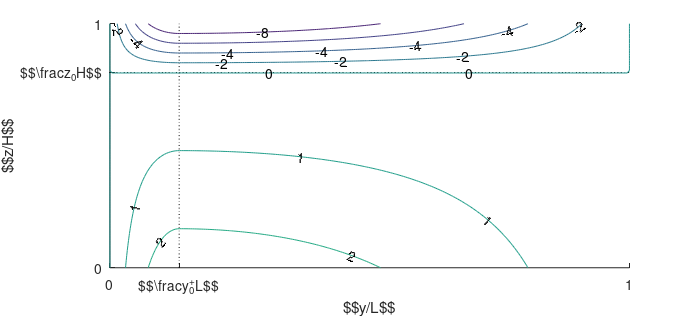
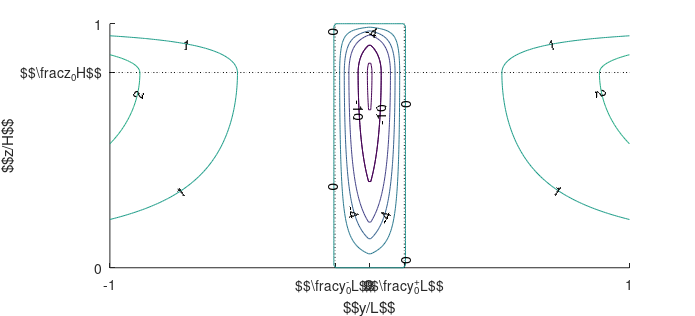
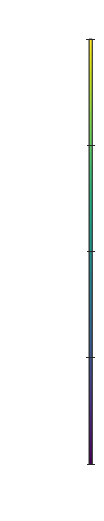

Source code (MATLAB) for these figures, in order:
function displaySpeed2box
%UNTITLED2 Summary of this function goes here
%   Detailed explanation goes here
textwidth = 16.06;
close all;

H = 1;
L = 1;
PSI = 1;

% y0 = 11/12;
% z0 = 3.5/4;
y0 = 13/15;
z0 = 4/5;

ytick = [-1 -1+y0 0 1-y0 1];
ztick = [0 z0 1];
yticklab = {'-1','$$\frac{y^-_0}{L}$$','0','$$\frac{y^+_0}{L}$$','1'};
zticklab = {'0','$$\frac{z_0}{H}$$','1'};

yl = linspace(-1,0,240);
yu = linspace(0,1,240);
y = linspace(-1,1,240);
z = linspace(0,1,100);
[YL,~] = meshgrid(yl,z);
[YU,~] = meshgrid(yu,z);
[Y,Z] = meshgrid(y,z);
VL = v2box(YL,Z,y0,z0,PSI,L,H);
VU = v2box(YU,Z,y0,z0,PSI,L,H);
W = w2box(Y,Z,y0,z0,PSI,L,H);

figure('units','centimeters','position',[10 10 1.1*textwidth .5*textwidth]);
set(gcf,'PaperPositionMode','auto')
set(gcf,'Resize','off')
set(gca,'xtick',ytick,'XTickLabel',yticklab)
set(gca,'ytick',ztick,'YTickLabel',zticklab)
hold on
plot(y,z0*ones(size(y)),':k');
plot((y0-1)*ones(size(z)),z,':k');
plot((1-y0)*ones(size(z)),z,':k');
% contour(Y,Z,V)
contour(YU,Z,VU,1:2,'ShowText','on','LabelSpacing',150);
contour(YU,Z,VU,[0 0],'ShowText','on','LabelSpacing',150);
contour(YU,Z,VU, [-2 -2],'ShowText','on','LabelSpacing',90);
contour(YU,Z,VU, [-4 -4],'ShowText','on','LabelSpacing',70);
contour(YU,Z,VU, [-6 -6]);
contour(YU,Z,VU, [-8 -8],'ShowText','on','LabelSpacing',1000);
contour(YU,Z,VU, [-10 -12]);
contour(YU,Z,VU, [-14 -14],'ShowText','on','LabelSpacing',1000);
contour(YL,Z,VL,-2:-1,'ShowText','on','LabelSpacing',150);
contour(YL,Z,VL,[0 0],'ShowText','on','LabelSpacing',150);
contour(YL,Z,VL, [2 2],'ShowText','on','LabelSpacing',90);
contour(YL,Z,VL, [4 4],'ShowText','on','LabelSpacing',70);
contour(YL,Z,VL, [6 6]);
contour(YL,Z,VL, [8 8],'ShowText','on','LabelSpacing',1000);
contour(YL,Z,VL, [10 12]);
contour(YL,Z,VL, [14 14],'ShowText','on','LabelSpacing',1000);
caxis([-10 10])
% colorbar
xlabel('$$y/L$$');
ylabel('$$z/H$$');

figure('units','centimeters','position',[10 10 1.1*textwidth .5*textwidth]);
set(gcf,'PaperPositionMode','auto')
% set(gcf,'Resize','off')
set(gca,'xtick',ytick,'XTickLabel',yticklab)
set(gca,'ytick',ztick,'YTickLabel',zticklab)
hold on
plot(y,z0*ones(size(y)),':k');
plot((y0-1)*ones(size(z)),z,':k');
plot((1-y0)*ones(size(z)),z,':k');
contour(Y,Z,W,-18:4:-2);
contour(Y,Z,W,[-20 -20],'ShowText','on','LabelSpacing',1000);
contour(Y,Z,W,[-10 -10],'ShowText','on','LabelSpacing',150);
contour(Y,Z,W,[-4 -4],'ShowText','on','LabelSpacing',150);
contour(Y,Z,W, 0:2,'ShowText','on','LabelSpacing',150);
% contour(YU,Z,WU,-18:4:-2);
% contour(YU,Z,WU,[-20 -20],'ShowText','on','LabelSpacing',1000);
% contour(YU,Z,WU,[-10 -10],'ShowText','on','LabelSpacing',85.5);
% contour(YU,Z,WU,[-4 -4],'ShowText','on','LabelSpacing',130);
% contour(YU,Z,WU, 0:2,'ShowText','on','LabelSpacing',1000);
caxis([-10 10])
% colorbar
xlabel('$$y/L$$');
ylabel('$$z/H$$');

figure('units','centimeters','position',[10 10 .1*textwidth .5*textwidth]);
set(gcf,'PaperPositionMode','auto')
caxis([-10 10])
colorbar
axis off
end

function V2box = v2box(y,z,y0,z0,PSI,L,H)
    yl = y < 0;
    yu = y > 0;
    V2box = yl.*v(y+L,z,y0,z0,PSI,L,H)-yu.*v(y,z,L-y0,z0,PSI,L,H);
end

function V = v(y,z,y0,z0,PSI,L,H)
    byl = y < y0;
    byu = y > y0;
    by = y == y0;
    bzl = z < z0;
    bzu = z > z0;
    V = PSI*(-byl.*bzl.*phi(y,y0).*dphi(z,z0)...
        + byl.*bzu.*phi(y,y0).*dphi(H-z,H-z0)...
        + byu.*bzu.*phi(L-y,L-y0).*dphi(H-z,H-z0)...
        - byu.*bzl.*phi(L-y,L-y0).*dphi(z,z0)...
        - by.*bzl.*dphi(z,z0)...
        + by.*bzu.*dphi(H-z,H-z0));
end

function W2box = w2box(y,z,y0,z0,PSI,L,H)
    yl = y < 0;
    yu = y > 0;
    W2box = yl.*w(y+L,z,y0,z0,PSI,L,H) - yu.*w(y,z,L-y0,z0,PSI,L,H);
end

function W = w(y,z,y0,z0,PSI,L,H)
    byl = y < y0;
    byu = y > y0;
    bzl = z < z0;
    bzu = z > z0;
    bz = z == z0;
    W = PSI*(byl.*bzl.*dphi(y,y0).*phi(z,z0)...
        + byl.*bzu.*dphi(y,y0).*phi(H-z,H-z0)...
        - byu.*bzu.*dphi(L-y,L-y0).*phi(H-z,H-z0)...
        - byu.*bzl.*dphi(L-y,L-y0).*phi(z,z0)...
        + byl.*bz.*dphi(y,y0)...
        - byu.*bz.*dphi(L-y,L-y0));
end

function PHI = phi(x,x0)
    PHI = x.*(2.*x0-x)./(x0.^2);
end

function dPHI = dphi(x,x0)
    dPHI = 2.*(x0-x)./(x0.^2);
end